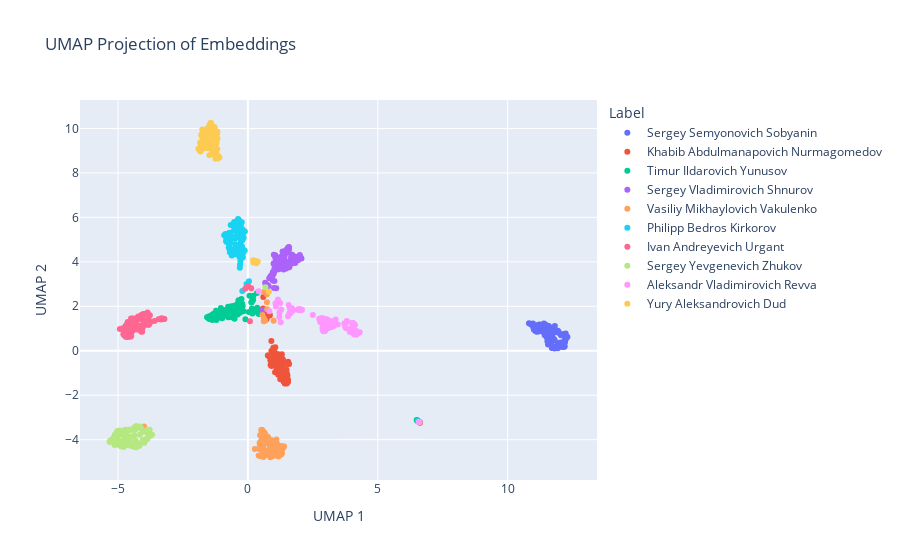

Here is the notebook cell this chart was saved with:
### Code cell
plotly_2d(image_crop, label)
